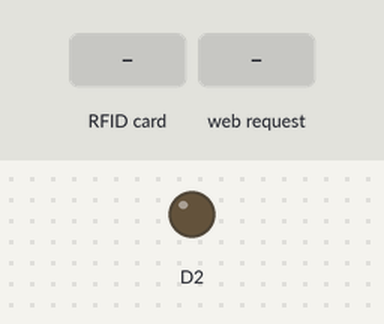
A sketch run on a simulated ESP8266 (NodeMCU). Parts: output pins drawn as LEDs (lit = HIGH). The test bench sets the inputs (shaded band). WiFi joins after 1.5 s; servers stay silent unless stated; what the sketch prints to the serial monitor is not drawn.

Above: at 2.7 s.
2.8 s: RFID card 86 4E C9 1F held to the reader
At 4.4 s:
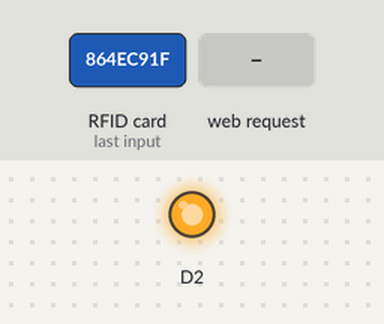
4.8 s: HTTP request GET /off received
At 5.1 s:
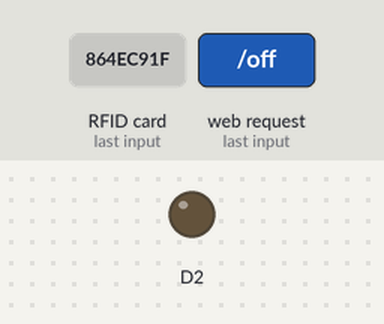
6.3 s: HTTP request GET /on received
At 7.0 s:
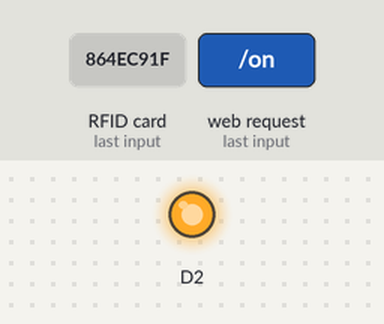
Timing chart, 0 to 9.3 s (numbered marks = the images above; inputs shaded):
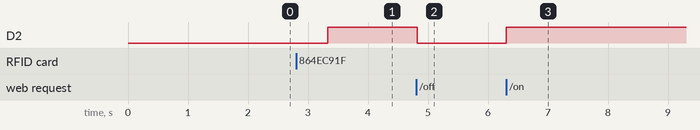

The sketch:

relay.ino
```cpp
#define SS_PIN D4
#define RST_PIN D3

#include <SPI.h>
#include <MFRC522.h>
#include <ESP8266WebServer.h>

const char* ssid = "shemo";
const char* password = "35353535";
IPAddress ip(192, 168, 1, 53);
IPAddress gateway(192, 168, 1, 1);
IPAddress subnet(255, 255, 255, 0);

ESP8266WebServer server(80);
MFRC522 mfrc522(SS_PIN, RST_PIN);

boolean relay_stat = 0;
float current;
int pure_current_read;
float eps = 0.1 ;
float POWER;
const int voltage = 220;
String CARD_ID;

void sendStatus() {
  String data = "";
  data += "relaystatus:";
  data += relay_stat;
  data += "\npower:";
  data += POWER;
  data += "\ncurrent:";
  data += current;
  data += "\nid:";
  data += CARD_ID;
  server.send(200, "text/plain", data);
}

int handleRFID() {
  if (! mfrc522.PICC_IsNewCardPresent()) {
    return 0;
  }
  if (! mfrc522.PICC_ReadCardSerial()) {
    return 0;
  }
  Serial.println();
  Serial.print(" UID tag :");
  String content= "";
  byte letter;
  for (byte i = 0; i < mfrc522.uid.size; i++) {
     Serial.print(mfrc522.uid.uidByte[i] < 0x10 ? " 0" : " ");
     Serial.print(mfrc522.uid.uidByte[i], HEX);
     content.concat(String(mfrc522.uid.uidByte[i] < 0x10 ? " 0" : " "));
     content.concat(String(mfrc522.uid.uidByte[i], HEX));
  }
  content.toUpperCase();
  Serial.println();
  if (content.substring(1) == "86 4E C9 1F") {
    Serial.println(" Access Granted ");
    Serial.println(" Welcome Mr.Circuit ");
    delay(500);
    Serial.println(" Have FUN ");
    Serial.println();
    relay_stat = 1;
  }
  else {
    Serial.println(" Access Denied ");
    delay(500);
  }
  digitalWrite(D2, relay_stat);
}

void onRelay() {
  relay_stat = 1;
  digitalWrite(D2, relay_stat);
}

void offRelay() {
  relay_stat = 0;
  digitalWrite(D2, relay_stat);
}

void setup()
{
  Serial.begin(9600);
  SPI.begin();
  mfrc522.PCD_Init();
  Serial.begin(9600);

  pinMode(2, OUTPUT);
  pinMode(D2, OUTPUT);
  pinMode(A0, INPUT);
  digitalWrite(2, 0);
  digitalWrite(D2, 0);

  Serial.println();
  Serial.println();
  Serial.print("Connecting to ");
  Serial.println(ssid);
  WiFi.config(ip, gateway, subnet, gateway);
  WiFi.mode(WIFI_STA);
  WiFi.begin(ssid, password);

  while (WiFi.status() != WL_CONNECTED) {
    delay(500);
    Serial.print(".");
  }
  Serial.println("");
  Serial.println("WiFi connected");
  server.on("/", sendStatus);
  server.on("/on", onRelay);
  server.on("/off", offRelay);
  // Start the server
  server.begin();
  Serial.println("Server started");

  // Print the IP address
  Serial.println(WiFi.localIP());
    delay(10);
}

void loop() {
  handleRFID();
  server.handleClient();
}
```

Measured:
- after the input at 2.8 s, D2: LOW → HIGH after 0.53 s
- after the input at 4.8 s, D2: HIGH → LOW at once
- after the input at 6.3 s, D2: LOW → HIGH at once
